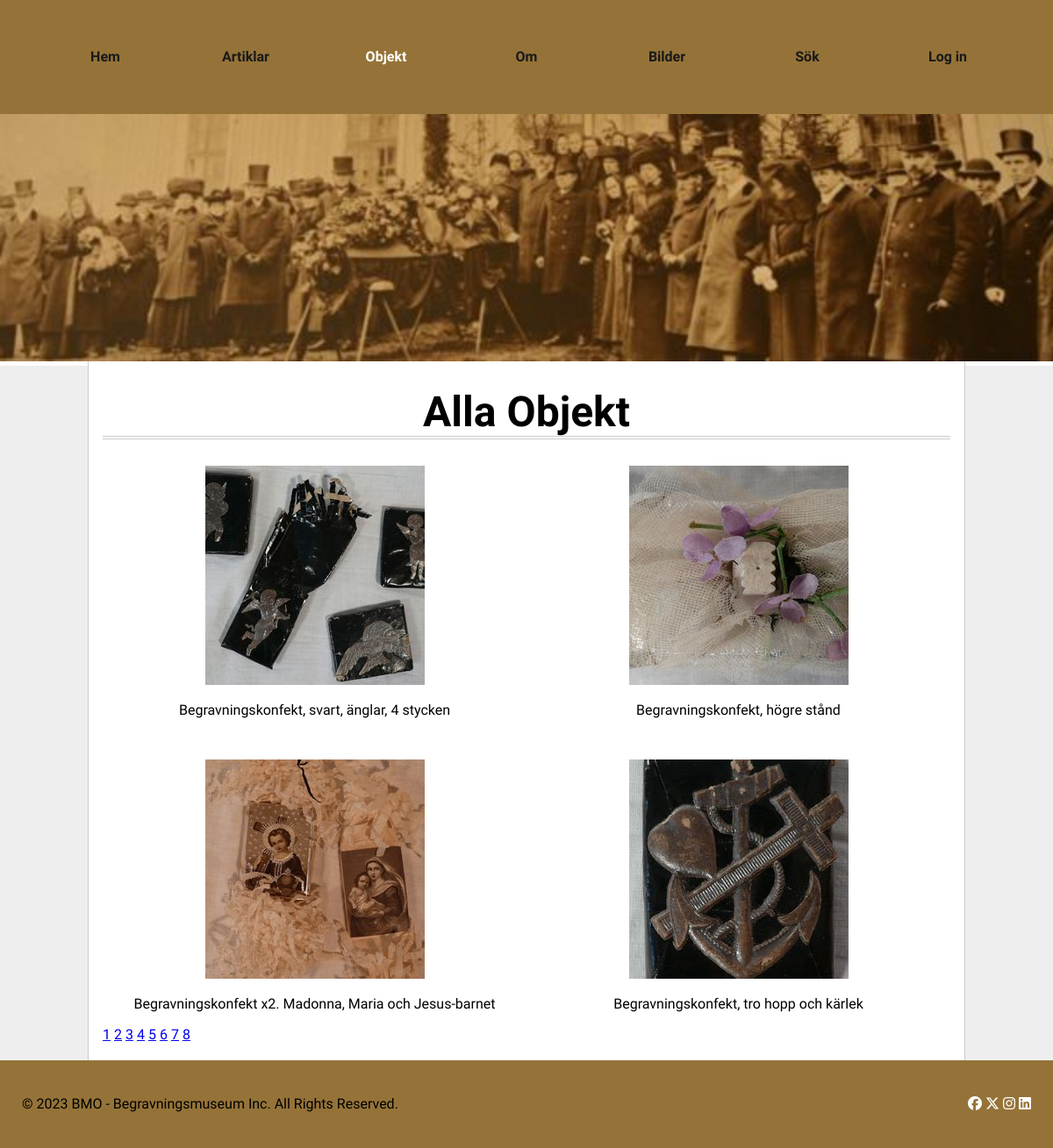
The app's page /public/objects.php with its own data.
### tables this page shows
CREATE TABLE Object
		(
			id INTEGER PRIMARY KEY  NOT NULL  UNIQUE, 
			title TEXT, 
			category TEXT, 
			text TEXT,
			image TEXT,
			owner TEXT
		);

### public/objects.php (called while the page is built, shortened)
<?php
include('../view/header.php');
$page = $_GET['page'] ?? 1;
$startId = ($page - 1) * 4 + 1;
$endId = $startId + 3;
$dsn = getDsnToDatabaseFile("bmo.sqlite");
$db = connectToDatabase($dsn);
$sql = <<<EOD
SELECT
    rowid,
    *
FROM Object
WHERE
     id
BETWEEN
    $startId
AND
    $endId
;
EOD;
$stmt = $db->prepare($sql);
$stmt->execute();
$res = $stmt->fetchAll();
include('../view/crud/objects_view.php');
include('../view/footer.php');

### view/crud/objects_view.php (the view)
<main class="main">
    <article class="article">
        <h1>Alla Objekt</h1>
        <div class="objects">
            <?php
            foreach ($res as $row) : ?>
                <div class="objects-object">
                    <a href="../public/object.php?id=<?= $row['id'] ?>">
                        <img src="img/250x250/<?= $row['image'] ?>" alt="">
                    </a>
                    <p><?=$row['title']?></p>
                </div>
            <?php endforeach ?>
        </div>
        <a href="?page=1">1</a>
        <a href="?page=2">2</a>
        <a href="?page=3">3</a>
        <a href="?page=4">4</a>
        <a href="?page=5">5</a>
        <a href="?page=6">6</a>
        <a href="?page=7">7</a>
        <a href="?page=8">8</a>
</article>
</main>

### view/header.php (shortened to what this page needs)
<!doctype html>
<html lang="sv">
<head>
    <link rel="stylesheet" href="css/style.css">
</head>
<body>
    <header>
    <?php include('navbar.php'); ?>
    <img src="img/maggy/begravningsfolje.jpg" alt="">
    </header>

### view/navbar.php (shortened to what this page needs)
<?php
$requestUri = $_SERVER["SCRIPT_NAME"];
$pageController = basename($requestUri);
?>
<nav id="hamnav">
    <div id="hamitems">
        <ul>
            <li class="<?= $pageController === "home.php" ? "active" : "" ?>"><a href="home.php">Hem</a></li>
            <li class="<?= $pageController === "articles.php" ? "active" : "" ?>"><a href="articles.php">Artiklar</a></li>
            <li class="<?= $pageController === "objects.php" ? "active" : "" ?>"><a href="objects.php">Objekt</a></li>
            <li class="<?= $pageController === "about.php" ? "active" : "" ?>"><a href="about.php">Om</a></li>
            <li class="<?= $pageController === "pictures.php" ? "active" : "" ?>"><a href="pictures.php">Bilder</a></li>
            <li class="<?= $pageController === "search.php" ? "active" : "" ?>"><a href="search.php">Sök</a></li>
            <?php if (isset($_SESSION["role"])) : ?>
                <li class="<?= $pageController === "logout_process.php" ? "active" : "" ?>"><a href="logout_process.php">Logout</a></li>
                <?php if ($_SESSION["role"] === "admin") : ?>
                    <li class="<?= $pageController === "admin.php" ? "active" : "" ?>"><a href="admin.php">Admin</a></li>
                <?php endif; ?>
            <?php else : ?>
                <li class="<?= $pageController === "login.php" ? "active" : "" ?>"><a href="login.php">Log in</a></li>
            <?php endif; ?>
        </ul>
    </div>
</nav>

### view/footer.php
<footer class="footer">
        <div class="copyrights">
            <p>
                © 2023 BMO - Begravningsmuseum Inc. All Rights Reserved.
            </p>
        </div>
        <div class="social-media">
            <a href="https://facebook.com" target="blank"><i class="fa-brands fa-facebook"></i></a>
            <a href="https://twitter.com" target="blank"><i class="fa-brands fa-x-twitter"></i></a>
            <a href="https://instagram.com" target="blank"><i class="fa-brands fa-instagram"></i></a>
            <a href="https://linkedin.com" target="blank"><i class="fa-brands fa-linkedin"></i></a>
        </div>
</footer>

### public/css/init.css (style rules this page uses)
html { box-sizing: border-box; }
*, *:before, *:after { box-sizing: inherit; }
html { line-height: 1.15; }
body { margin: 0px auto; overflow-y: scroll; }

### public/css/navbar.css (style rules this page uses)
#hamitems .active a { color: #ffffff; }
#hamitems a { color: #191919; font-weight: bold; }
#hamitems ul >li { display: inline; }
#hamnav { width: 100%; background-color: rgba(149,115,56,255); padding: 10px; }
#hamitems ul { display: flex; padding: 30px; }
#hamitems ul > li { text-align: center; flex-grow: 1; flex-basis: 0; }
#hamitems a { padding: 10px; text-decoration: none; }

### public/css/main.css (style rules this page uses)
body { background-color: #eee; }
.main { margin: 0 auto; max-width: 1000px; }
.article { overflow: auto; background: #fff; border-left: 1px solid #ccc; border-right: 1px solid #ccc; padding-left: 1em; padding-right: 1em; padding-bottom: 20px; }
.article h1 { border-bottom: 4px double #ccc; }
.main, .main .article { min-height: 20em; }

### public/css/header.css (style rules this page uses)
header { width: 100%; height: 230px; background-color: #fff; margin-top: 67px; }
header img { width: 100%; height: 100%; object-fit: cover; background-color: #fff; }
@media (min-width: 770px) { header { margin-bottom: 90px; margin-top: 0px; } }
@media (min-width:1000px) { header { height: auto; margin-bottom: -5px; } }
@media (min-width:1000px) { header img { object-fit: contain; } }

### public/css/footer.css (style rules this page uses)
footer { background-color: rgba(149,115,56,255); display: flex; flex-direction: column; justify-content: space-between; align-items: center; padding: 5px 25px; height: 150px; }
.footer a { color: #FFF; }
@media (min-width: 570px) { footer { flex-direction: row; height: 100px; } }

### public/css/objects.css (style rules this page uses)
h1 { margin: 30px auto; text-align: center; }
.objects { display: grid; grid-template-columns: 1fr; align-content: center; justify-content: center; row-gap: 30px; }
.objects-object { text-align: center; }
@media (min-width: 600px) { .objects { grid-template-columns: 1fr 1fr; } }

### records on screen
object: image (picture), title "Begravningskonfekt, svart, änglar, 4 stycken"
object: image (picture), title "Begravningskonfekt, högre stånd"
object: image (picture), title "Begravningskonfekt x2. Madonna, Maria och Jesus-barnet"
object: image (picture), title "Begravningskonfekt, tro hopp och kärlek"
